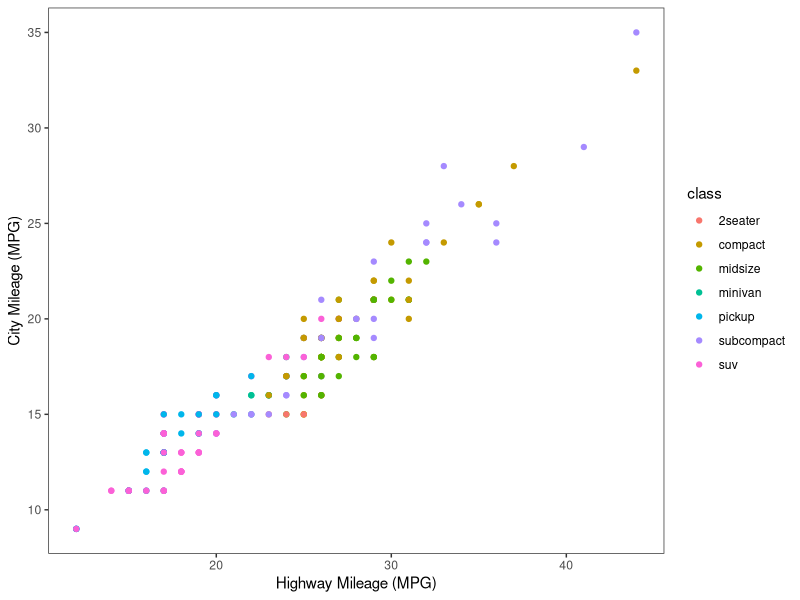
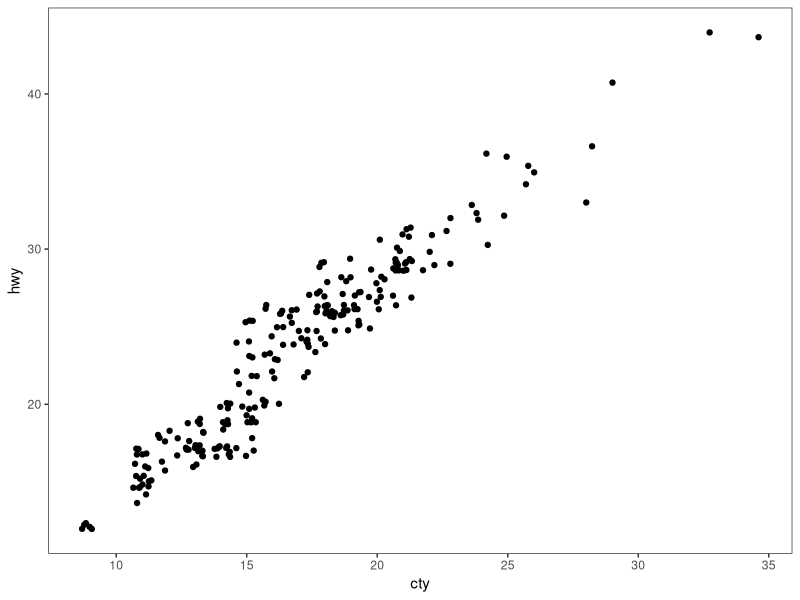
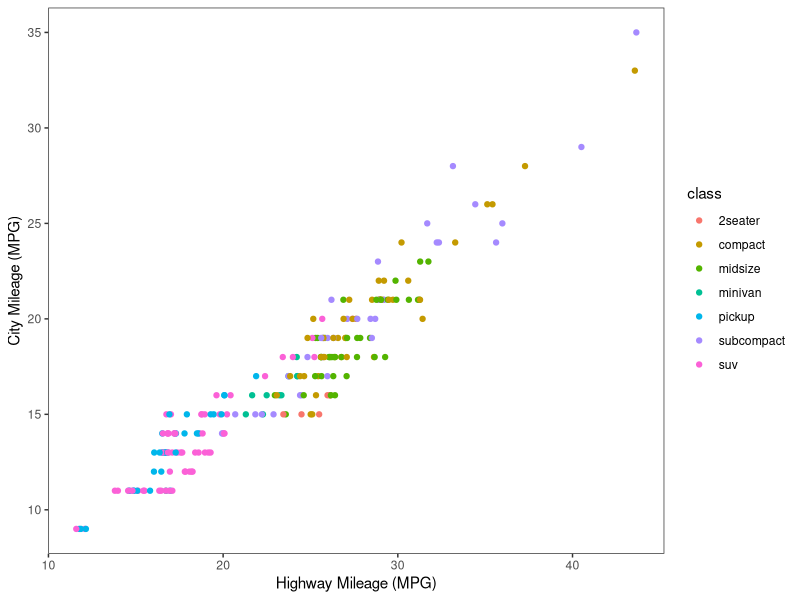
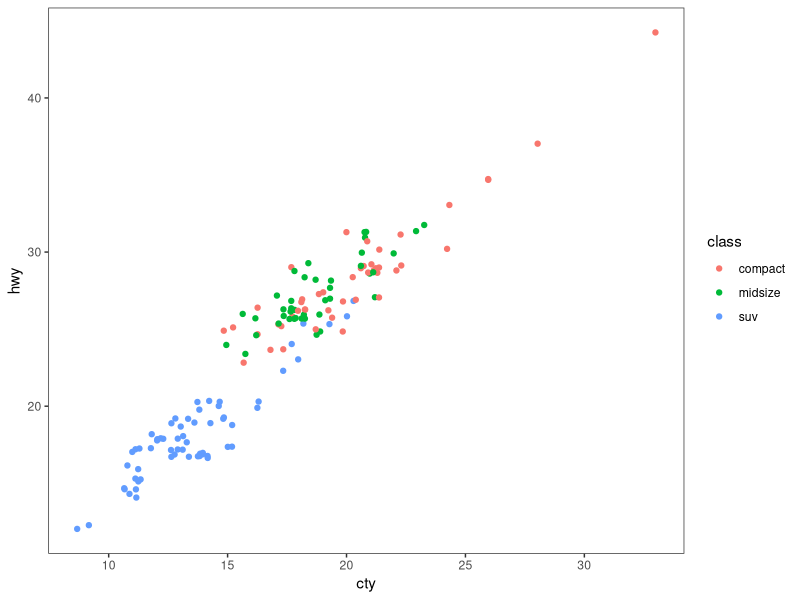
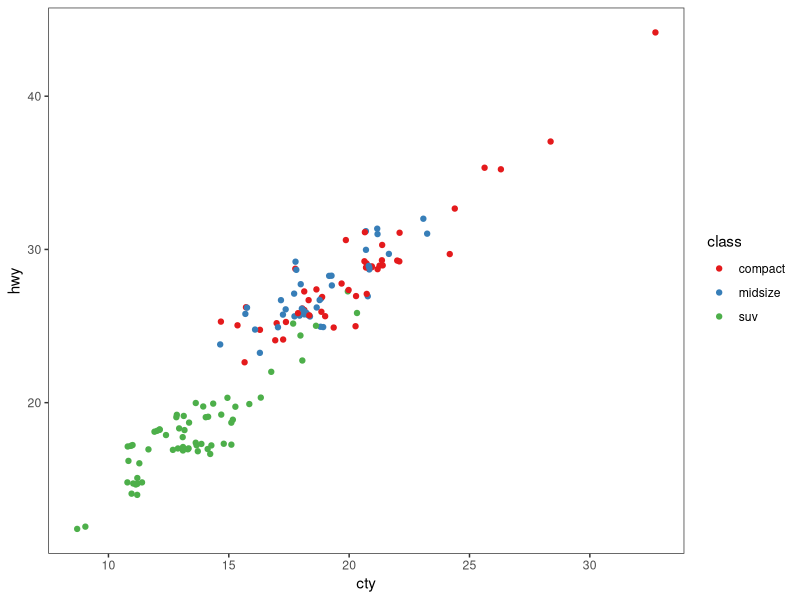
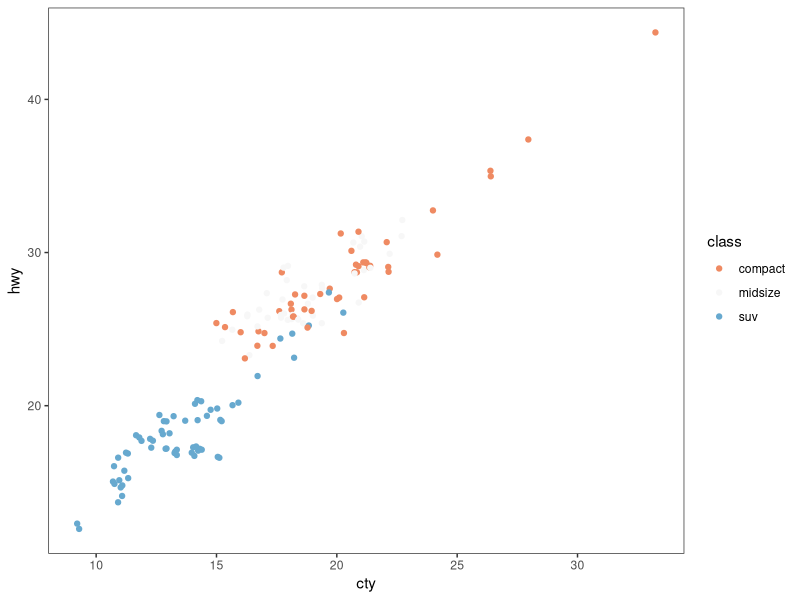
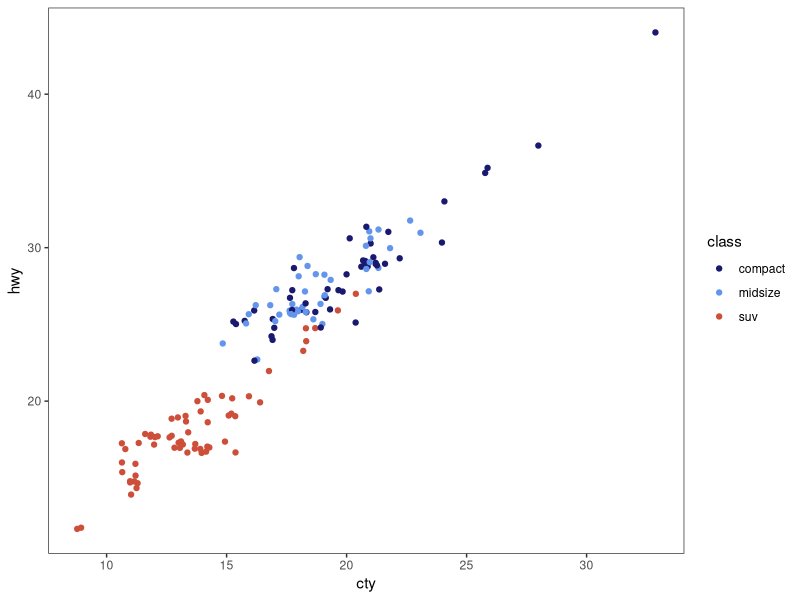
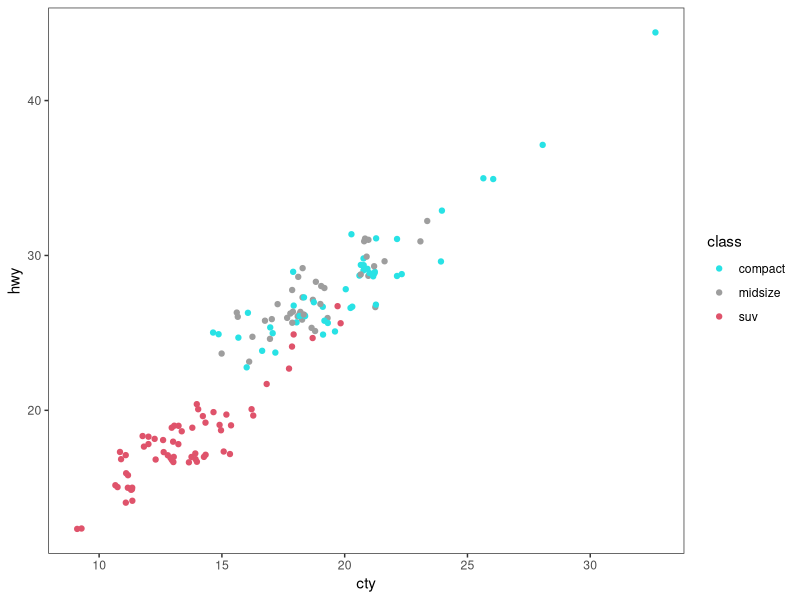

Reproduce these figures in R, in order. (Note: this script raises an error after producing the figures.)
# ---------------------------------------------------------- #
#### MODULE 3: Plot even more data!                       ####               
# ---------------------------------------------------------- #

## OBJECTIVE:
# 1. To develop a "grammar of graphics".
# 2. To become comfortable using ggplot2 for exploratory data visualization.


# ---------------------------------------------------------- #
#### SET UP:                                              ####
# ---------------------------------------------------------- #
# REMINDER: In RStudio, open the Rproject for our course (UNCG_DataWrangling), 
# pull any changes from GitHub, and navigate to the branch you created for 
# yourself (just a single branch for the whole semester) in RStudio's Git tab.
# Open this week's assignment in this new branch to complete and submit on GitHub.
# Ideally, you'll commit your answers a bit at a time as you work through
# this assignment, rather than committing all at once at the end.

# Reminder of some helpful resources for graphing in R:
# ggplot Cookbook: http://www.cookbook-r.com/Graphs/
# Official ggplot2 Book: https://ggplot2-book.org/
# Themes in ggplot2: https://ggplot2-book.org/polishing.html#themes

# In ggplot2, aesthetic means “something you can see”. Each aesthetic is a
# mapping between a visual cue and a variable.
# Examples include:
# position (i.e., on the x and y axes)
# color (“outside” color)
# fill (“inside” color)
# shape (of points)
# line type
# size

# Each type of geometric object (geom) accepts only a subset of all aesthetics.
# Refer to the geom help pages to see what mappings each geom accepts. Aesthetic
# mappings are set with the aes() function.

# TASK: We will be using the ggplot2 package for graphing. Fortunately, ggplot2 
# is nested within the tidyverse package (along with many others).
# Start by writing code to load the tidyverse library.
# HINT: see the end of assignment #1 if you forgot how to load a package.
library(tidyverse)

# TASK: Write code below to set your theme to black and white and both your major
# AND minor gridlines to element_blank for all plots you'll be making today.
# HINT: Check back to last week's assignment section 1.9 for setting themes for
# all plots.
theme_set(theme_bw() +
            theme(panel.grid.major = element_blank(), 
                  panel.grid.minor = element_blank()))

# ---------------------------------------------------------- #
#### 1.0 CORRELATION                                      ####
# ---------------------------------------------------------- #

# We learned how to make correlations last week, but it never hurts to get
# more practice! Let's start by using a data set built into ggplot2.
# The mpg dataset looks at the gas efficiency of different cars. Run the following
# code to load the data:
data(mpg, package = "ggplot2")

# TASK: Create a scatterplot (i.e., a dot plot) to relate city and highway mileage.
# Color the points by the class of car (class column) and label the x and y axis 
# to be more informative (City Mileage (MPG) vs Highway Mileage (MPG)).
# HINT: Refer back to last week's assignment or the ggplot help resources if you 
# forget how to make a scatterplot.
mpg <- mpg
ggplot(mpg, aes(x = hwy, y = cty, color = class)) +
  geom_point() +
  labs(x = "Highway Mileage (MPG)", y = "City Mileage (MPG)")

# Looks alright, but the graph may be hiding some information...
# QUESTION: How many data points are in the mpg dataframe?
#Looking in the environment folder, there are 234 observations.
mpg

# QUESTION: Approximately how many dots are in the graph you just made? How does
# that compare to the number of observations in the dataframe?
#I counted about 78 dots on the graph compared to the 234 observations.

# Try another correlation-focused geom that addresses this problem by running
# the following code:
ggplot(data=mpg, aes(x=cty, y=hwy)) + 
  geom_jitter()


# QUESTION: What happened when you created the plot with geom_jitter?
#All the dots became black and there are more dots on the graph as well.

# QUESTION: Run the code to create a plot using geom_jitter a second time. Then run it
# again and again. What happens each time? Why is this happening?
#Each time the dots are moving and it seems that there are more and more dots on the graph.

# TASK: The default in geom_jitter is to jitter (or slightly move) the points away
# from each other in both the x and y directions. Check the help file for geom_jitter
# and write code below to make a graph where you jitter points in only the x-dimension
# by 0.5.
ggplot(mpg, aes(x = hwy, y = cty, color = class)) +
  geom_jitter(width = 0.5, height = 0) +
  labs(x = "Highway Mileage (MPG)", y = "City Mileage (MPG)")

# ---------------------------------------------------------- #
#### 1.1 DETOUR! COLORS, COLORS, COLORS                   ####
# ---------------------------------------------------------- #

# Our world is so colorful, and our graphs can be too! But we want to be mindful
# of our color choices to not only be beautiful, but also informative and accessible.

# TASK: Create a new dataframe that filters our mpg data down to only information
# for car classes compact, midsize, and suv using an %in% statement. Name your 
# new dataframe mpgSubset.
# HINT: Refer back to the Transform assignment if you want help with %in% (or 
# try googling!)
mpgSubset <- mpg %>% 
  filter(class %in% c("compact", "midsize", "suv"))

# ggplot has lots of nice (and some not so nice) built-in color palettes that we 
# can use to fill our bars with color. Try running the following code:
ggplot(data=mpgSubset, aes(x=cty, y=hwy, color=class)) +
  geom_jitter()

# The code above supplies us with ggplot's default color palette, which I find not
# so pleasing. Let's try to change this!

# We can add a statement specifying the scale of colors we would prefer. One way
# to do this is to use other pre-set palettes from ggplot. Run the code below to 
# ask ggplot to use the color brewer's palette called Set 1.
ggplot(data=mpgSubset, aes(x=cty, y=hwy, color=class)) +
  geom_jitter() +
  scale_color_brewer(palette="Set1")

# Alternatively, we could use the "RdBu" palette:
ggplot(data=mpgSubset, aes(x=cty, y=hwy, color=class)) +
  geom_jitter() +
  scale_color_brewer(palette="RdBu")

# QUESTION: Investigate the color brewer's range of palettes at this website: 
# https://r-graph-gallery.com/38-rcolorbrewers-palettes.html
# What do you notice about the colors chosen from each of the palettes that we
# used above? (i.e., does it use the first three colors in the palette? The last
# three? Some other combination?)
#The colors that were used by Set1 were the first three colors and RdBu used the rest. 

# We could also pick out EXACTLY which colors we want for our figure. 
# There are 4 main ways to specify colors in R:
### by name
### by number
### by Hex code
### with the rgb() function

# By Name: R allows you to call more than 600 colors by name! Run the following
# code to see a list:
colors()

# We can put in the colors we chose for each variable by adding the 
# scale_color_manual() function to our plot. Try it out by running the following
# code:
ggplot(data=mpgSubset, aes(x=cty, y=hwy, color=class)) +
  geom_jitter() +
  scale_color_manual(values=c('midnightblue', 'cornflowerblue', 'tomato3'))


# You can also chose colors by number, which are assigned in R.

# TASK: Copy and paste the code to make our scatterplot and replace the color names
# with three numbers of your choice (between 1 and 657). How does your new figure look?
# HINT: remember to remove the quotation marks when calling numbers.
ggplot(data=mpgSubset, aes(x=cty, y=hwy, color=class)) +
  geom_jitter() +
  scale_color_manual(values=c(5, 568, 42))

# QUESTION: How do you think you could figure out which color name belongs to
# each color number?
# HINT: Try creating a dataframe from color() by passing it into the
# as.data.frame() function.
color_df <- as.data.frame(colors())
color_df[552,]
#You can see what color name belongs to each color number by creating the dataframe with the colors function like the example above. And then printing the dataframe should give the color with the color number.
# You can also chose colors by Hex code. A Hex color code is a 6-symbol code made
# of up to three 2-symbol elements (6 symbols in length all together). Each of 
# the 2-symbol elements represents a color value in the Red-Green-Blue (RGB) color
# scale from 0 to 255. Hex codes are written with a # in front of them. Let's try
# out calling our colors using hex code.
ggplot(data=mpgSubset, aes(x=cty, y=hwy, color=class)) +
  geom_jitter() +
  scale_color_manual(values=c('#191970', '#6495ED', '#FF6347'))

# There are two great things about hex codes. First, you can call ANY color you 
# want with a hex code. That is, you're not limited to the 657 colors that are
# in ggplot. By specifying the color by hex code, you can pick literally anything!

# TASK: Google the search term "color picker". This should bring up google's color
# picker (in addition to a billion other color picking websites). Use this color
# picker to generate the hex codes for three new colors of your choice. Then copy
# and paste the above code, replacing the hex codes with your color choices.
ggplot(data=mpgSubset, aes(x=cty, y=hwy, color=class)) +
  geom_jitter() +
  scale_color_manual(values=c('#34b7eb', '#eb34e5', '#344ceb'))

# The second great thing about hex codes is that you can control the transparency
# of your colors. Transparency is set in a hex code by adding two extra symbols
# to the end, which together make up the "alpha" element. Adding 00 to the end 
# of your hex code will make your color completely transparent, while adding FF 
# to the end will make it completely opaque. Any number/letters in-between will 
# result in partial transparency. You can find a complete list of transparencies
# between 0-100% here: https://gist.github.com/lopspower/03fb1cc0ac9f32ef38f4

# TASK: Try out transparency by copying and pasting your graph code below and
# adding the alpha element to the end of each of your hex codes to make your
# first color 0% transparent, your second color 50% transparent, and your third
# color 100% transparent.
ggplot(data=mpgSubset, aes(x=cty, y=hwy, color=class)) +
  geom_jitter() +
  scale_color_manual(values=c('#34b7eb00', '#eb34e580', '#344cebFF'))

# QUESTION: What happened to the point that you set to 100% transparent?
#All the points for that one color disappeared from the graph.

# Finally, we can set our colors using the rgb() function. This operates very
# similarly to the hex code, where you can pick exactly the color and transparency
# you want. Try it out by running the following code:
ggplot(data=mpgSubset, aes(x=cty, y=hwy, color=class)) +
  geom_jitter() +
  scale_color_manual(values=c(rgb(.10, .10, .44, 1), rgb(.39, .58, .93, 1), rgb(1.0, .39, .28, 1)))

# TASK: Modify the above code to make all of your points 50% transparent.
ggplot(data=mpgSubset, aes(x=cty, y=hwy, color=class)) +
  geom_jitter() +
  scale_color_manual(values=c(rgb(.10, .10, .44, 0.5), rgb(.39, .58, .93, 0.5), rgb(1.0, .39, .28, 0.5)))
# There are so many inventive and artistic people in the world who have expanded
# the offerings for colors in ggplot. Check out some notable ones listed below
# when choosing colors for this assignment.
### Color-blind friendly palettes: https://github.com/JLSteenwyk/ggpubfigs
### Color palettes from vintage National Parks posters: https://github.com/katiejolly/nationalparkcolors
### Color palettes based on Wes Anderson movies: https://github.com/karthik/wesanderson
### Color palettes from famous Dutch paintings: https://github.com/EdwinTh/dutchmasters


# ---------------------------------------------------------- #
#### 1.2 DETOUR! LEGENDS                                  ####
# ---------------------------------------------------------- #

# When you specify colors in your ggplot code, R throws in a bonus legend for free!
# However, this legend is often not as clear or visually appealing as we might 
# prefer. But as with all geometric objects in ggplot, legends can be easily altered.

# Run the following code to create a scatter plot. Feel free to modify the colors
# as you prefer!
ggplot(data=mpgSubset, aes(x=cty, y=hwy, color=class)) +
  geom_jitter()

# QUESTION: Where did ggplot get the legend title and values from?


# We could change the title and values in our legend by altering the dataframe
# we are passing into ggplot. But that seems a bit drastic. Instead, we can 
# lean on the same code that specifies our color picks to alter the legend text.
# Try it out by running the following code:
ggplot(data=mpgSubset, aes(x=cty, y=hwy, color=class)) + 
  geom_jitter() + 
  scale_color_manual(values=c('#FCBA03', '#380754', '#496916'),
                     name='Class of Car', 
                     breaks=c('suv', 'midsize', 'compact'), 
                     labels=c('SUV', 'Midsize', 'Compact'))


# TASK: Label each line of the code above with what it is doing.
# HINT: Check the scale_color_manual help file or ggplot Cookbook for more info.


# IMPORTANT: It is important to pay attention to the order you provide ggplot with 
# your color choices and legend labels! Try running the following code:
ggplot(data=mpgSubset, aes(x=cty, y=hwy, color=class)) + 
  geom_jitter() + 
  scale_color_manual(values=c('#FCBA03', '#380754', '#496916'), 
                     name='Class of Car', 
                     breaks=c('suv', 'midsize', 'compact'), 
                     labels=c('Compact', 'SUV', 'Midsize')) 


# QUESTION: What is wrong with the code above? Why is it so important to be
# careful with the order you pass information into ggplot?


# While changing the legend text and factor order takes place in the scale_color_manual
# step, moving the legend around on the graph page is part of the graph theme. We
# can try this out using the code below:
ggplot(data=mpgSubset, aes(x=cty, y=hwy, color=class)) + 
  geom_jitter() + 
  theme(legend.position='top')


# TASK: Modify the code above to have the legend display along the bottom of
# the figure.


# We can also have the legend located within the area of the graph itself! We can 
# do this by specifying the coordinates for where the legend should go within the
# graph axes. First we set the legend position and then we set the anchoring 
# position by justifying the legend.
### bottom left: 0,0
### bottom right: 1,0
### top left: 0,1
### top right: 1,1

# Try it out by running the following code:
ggplot(data=mpgSubset, aes(x=cty, y=hwy, color=class)) + 
  geom_jitter() + 
  theme(legend.position=c(1,0), legend.justification=c(1,0))

# QUESTION: What happens if you don't include the code for legend justification
# above?


# TASK: Copy and paste the code from above. Modify it to place the legend in the
# upper left part of the graph.


# Finally, we might want to remove the legend altogether! We would do so by
# modifying the theme as well. 

# TASK: Check the ggplot cookbook to find the legends section. Read what it says 
# about removing the legend. Then copy and paste the graph code from above. Modify
# the code to remove the legend.


# ---------------------------------------------------------- #
#### 2.0 DEVIATION                                        ####
# ---------------------------------------------------------- #

# Used to compare variation in values between small number of items (or categories) 
# with respect to a fixed reference.

# Whether the graphical type is a deviation graph or a composition graph (or a 
# ranking graph) may depend on the underlying data structure.

# We used geom_bar() last week with factor data to create a bar graph. But
# geom_bar() is a bit tricky because it can make EITHER a bar graph or a histogram
# depending on the data you give it. The default of geom_bar() is to set stat to 
# count so if you give it just a continuous x value, it will make a histogram. Try
# it with the following code:
ggplot(data=mpg, aes(x=hwy)) + 
  geom_bar()

# In order to have the geom create bars and not a histogram, you must:
# 1) Set stat = identity
# 2) Provide both an x and a y inside the aes(), where x is either a character 
# or factor and y is numeric.

# TASK: Create a dataframe of summary statistics for the mpg data, calculating the
# mean, standard deviation, and standard error for highway mpg grouping by class.
# Name the resulting dataframe highwayMPG and your new variables hwy_mean, hwy_sd,
# and hwy_se.
# HINT: Look back at the Transform assignment if you forget how to summarize the
# data. Also recall, standard error = 1.96*standard deviation.


# TASK: Create a bar graph showing the average highway MPG on the y-axis and 
# car class on the x-axis. Fill the bars by class. Add in error bar caps that are 20%
# the width pf the bars.
# HINT: Don't forget to change stat from the default in your geom_bar() statement!


# ---------------------------------------------------------- #
#### 2.1 DETOUR! COLORS AND LEGENDS, AGAIN                ####
# ---------------------------------------------------------- #

# Recall that some geometric elements require fills instead of (or sometimes in
# addition to) colors.

# TASK: Create a bar graph with the mpg summary stats with the following parameters:
# (1) Black bar outline
# (2) Bars filled with the color brewer palette "Dark2" using the scale_fill_manual
#     statement
# (3) No legend
# (4) Informative x- and y-axis labels. 

# HINT: Carefully consider whether your color and/or fill should go within an aes() 
# statement, the scale_fill_manual or scale_color_manual statements, or neither.
# If in doubt, try a bunch of ways until it looks how we want it. And consult 
# your helpful ggplot resources on the web.


# ---------------------------------------------------------- #
#### 2.2 DETOUR! AXIS MODIFICATIONS                       ####
# ---------------------------------------------------------- #

# Run the following code, feeling free to modify colors as you prefer:
ggplot(data=highwayMPG, aes(x=class, y=hwy_mean, fill=class)) +
  geom_bar(stat='identity') 

# QUESTION: Where is ggplot getting the x-axis tick labels from?


# Often our tick labels are not the best. We can modify them to be more informative
# or visually appealing by directly modifying the dataframe, but again this feels
# a bit extreme. Instead, we can directly modify the scale of the axis. For axes
# that deal with categories, we are setting the discrete scale. Try it out by
# running the following code:
ggplot(data=highwayMPG, aes(x=class, y=hwy_mean, fill=class)) +
  geom_bar(stat='identity') +
  scale_x_discrete(labels=c('sport', 'compact', 'midsize', 'minivan', 'pickup', 'subcompact', 'SUV'))

# We can also change the scale of the continuous axes, including how large they are
# and where the tick marks fall as follows:
ggplot(data=highwayMPG, aes(x=class, y=hwy_mean, fill=class)) +
  geom_bar(stat='identity') +
  scale_y_continuous(breaks=seq(0, 50, 10)) +
  coord_cartesian(ylim=c(0,50))

# QUESTION: Try running the code above without the coord_cartesian() statement. 
# What is surprising about the resulting graph? Based on this result, what do you
# think the coord_cartesian() statement does?


# We can also add a statement into the scale discrete or continuous statements
# to name our axes, rather than putting in a whole separate step of xlab() or ylab().
# Try it out with the following code:
ggplot(data=highwayMPG, aes(x=class, y=hwy_mean, fill=class)) +
  geom_bar(stat='identity') +
  scale_x_discrete(name='Class of Car') +
  scale_y_continuous(name='Mean Highway MPG')


# Finally, we can flip our axes easily in ggplot as follows:
ggplot(data=highwayMPG, aes(x=class, y=hwy_mean, fill=class)) +
  geom_bar(stat='identity') +
  coord_flip()


# TASK: Let's put it all together. Make a graph of the mpg summary stats with the
# following specifications:
# (1) color by class of car using a color scheme of your choice (not the default)
# (2) plot the class of car on the x-axis and the highway MPG on the y axis
# (3) include better names for the x- and y-axis titles
# (4) include better names for the car classes
# (5) set the scale of the highway mpg to run from 0 to 30 with breaks every 5 
# (6) flip your axes
# (7) remove the legend


# ---------------------------------------------------------- #
#### 3.0 RANKING                                          ####
# ---------------------------------------------------------- #
# Used to compare the position or performance of multiple items with respect to 
# each other. Actual values matters somewhat less than the ranking.

# TASK: Create a dataframe of summary statistics for the mpg data, calculating the
# mean, standard deviation, and standard error for CITY mpg grouping by class.
# Name the resulting dataframe cityMPG and your new variables city_mean, city_sd,
# and city_se.
# HINT: Look back at the Transform assignment if you forget how to summarize the
# data. Also, standard error = 1.96*standard deviation.


# Now we want to plot our data in order from smallest to largest city MPG to get
# a ranking. To do so, we need to use the reorder() function to rearrange the data
# going into our x-axis.
ggplot(cityMPG, aes(x=reorder(class, city_mean), y=city_mean)) + 
  geom_bar(stat="identity")

# TASK: Recreate the above ranking figure to include the following:
# (1) class of car on the x-axis with informative axis and tick labels
# (2) MPG ordered from highest to lowest (hint: try google if you're unsure)
# (3) bars with dary grey outlines and filled by class with your favorite color scheme
# (4) error bars with end caps 30% the width of the bars
# (5) y-axis from 0 to 30 with tick marks every 5
# (6) no legend.


# ---------------------------------------------------------- #
#### 4.0 DISTRIBUTION                                     ####
# ---------------------------------------------------------- #
# When you have lots and lots of data points and want to study where and how the
# data points are distributed.

# Histograms can be accomplished with either geom_bar() or geom_histogram()
ggplot(mpg, aes(hwy)) + 
  geom_histogram()

# TASK: Recreate the graph above, but using geom_bar() instead


# TASK: Try making a histogram with the categorical variable 'manufacturer'.
# What error message do you get?


# QUESTION: What happens when you follow the advice of the error message and 
# make stat='count'?
ggplot(mpg, aes(manufacturer)) + 
  geom_histogram(stat="count")


# TASK: Make a boxplot comparing the distribution of cty (city mileage) for
# each class of car.
# HINT: Look back to last week if you forget how to make a boxplot.


# We can also make a different type of distribution, a violin plot using the 
# geom_violin statement as follows:
ggplot(mpg, aes(x=class, y=cty)) + 
  geom_violin()

# QUESTION: What does a violin plot show? Check google if you're unsure.


# ---------------------------------------------------------- #
#### 5.0 COMPOSITION                                      ####
# ---------------------------------------------------------- #
# Bar charts and pie charts are classic ways of showing composition of a dataset.

# TASK: Let's get some data for this task by determining the number of cars from 
# each car manufacturer in our mpg dataframe. We can do this as follows:
manufacturerFreq <- mpg %>% 
  group_by(manufacturer) %>% 
  summarize(frequency=length(manufacturer)) %>% 
  ungroup()

# TASK: Make a bar graph of the number of cars (frequency) by manufacturer using
# the dataframe we created above.


# We can switch the bar chart you created above into a pie chart simply by changing
# the coordinate system through a series of steps as follows:

ggplot(manufacturerFreq, aes(x=manufacturer, y=frequency)) +
  geom_bar(stat="identity") +
  coord_polar()

ggplot(manufacturerFreq, aes(x=manufacturer, y=frequency, fill=manufacturer)) +
  geom_bar(stat="identity") +
  coord_polar()

ggplot(manufacturerFreq, aes(x="", y=frequency, fill=manufacturer)) +
  geom_bar(stat="identity", width=1) +
  coord_polar()

ggplot(manufacturerFreq, aes(x="", y=frequency, fill=manufacturer)) +
  geom_bar(stat="identity", width=1) +
  coord_polar(theta="y")

ggplot(manufacturerFreq, aes(x="", y=frequency, fill=manufacturer)) +
  geom_bar(stat="identity", width=1) +
  coord_polar(theta="y", start=0) +
  theme_void() +
  theme(legend.title = element_text(size = 12.5), 
        legend.text  = element_text(size = 8.5),
        legend.key.size = unit(.75, "lines"))

# TASK: Annotate the code below to describe what each line does:
ggplot(manufacturerFreq, aes(x="", y=frequency, fill=manufacturer)) +
  geom_bar(stat="identity", width=1) +
  coord_polar(theta="y", start=0) +
  theme_void() +
  theme(legend.title = element_text(size = 12.5), 
        legend.text  = element_text(size = 8.5),
        legend.key.size = unit(.75, "lines"))


# ---------------------------------------------------------- #
#### 6.0 CHANGE                                           ####
# ---------------------------------------------------------- #

# Time series are often best visualized with line graphs. Let's try this out
# with some new data:
data("economics")

# TASK: Use the economics dataset to plot the number of people who are unemployed
# over time (unemploy vs date). Make a scatterplot, then connect the points with 
# lines using geom_line().
# HINT: use ?economics to get more information about this dataset.




# ---------------------------------------------------------- #
#### GROUPS AND MAPS                                      ####
# ---------------------------------------------------------- #

# Let's save these for group project options, this assignment is really long!









# REMEMBER: Save and push your script when you're done with this assignment!
